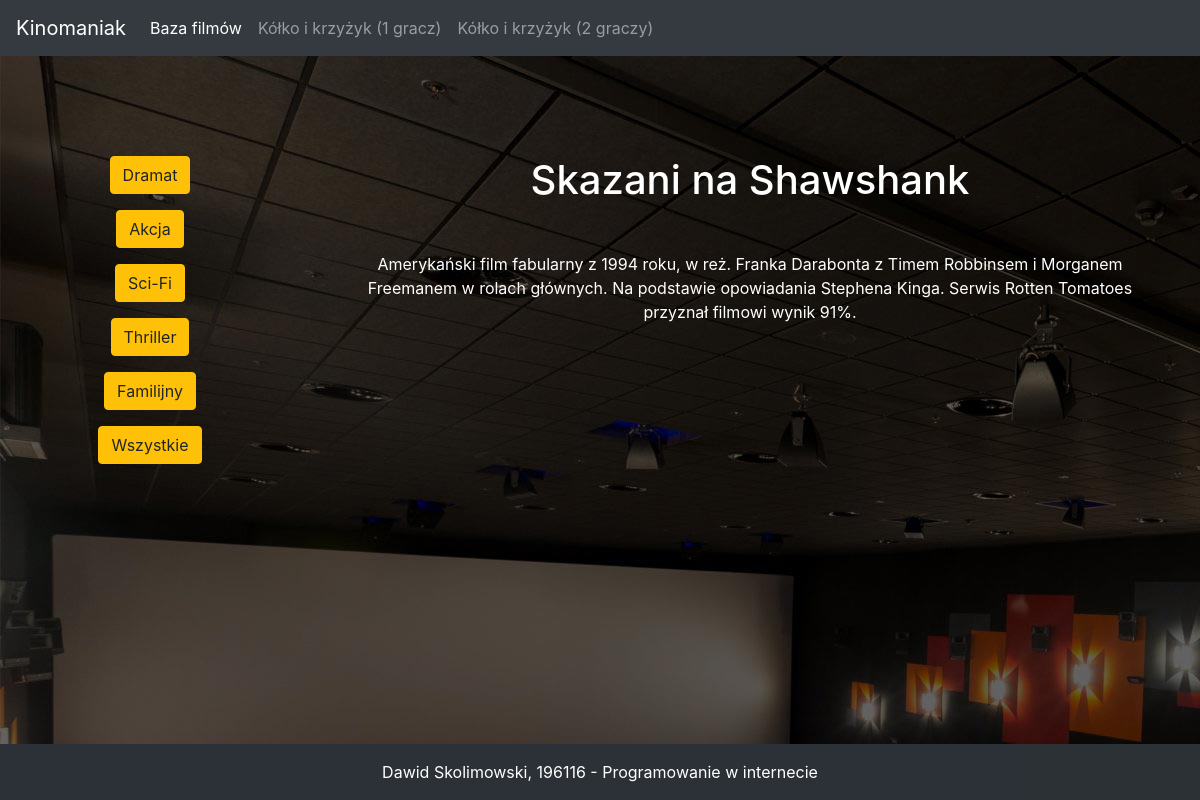
/film/3/, run on the app's committed database.
### Kinomaniak/models.py (models this page shows, shortened)
class Gatunki(models.Model):
    nazwa = models.CharField(max_length=100)

class Filmy(models.Model):
    nazwa = models.CharField(max_length=100)
    opis = models.TextField(blank=True)
    gatunek = models.ForeignKey(Gatunki, on_delete=models.CASCADE)

### Kinomaniak/views.py (the view)
# urls.py: path('film/<id>/', film)
def film(request, id):
    film_wybrany = Filmy.objects.get(pk=id)
    gatunki = Gatunki.objects.all()
    dane = {'film_wybrany' : film_wybrany,
            'gatunki': gatunki}
    return render(request, 'film.html', dane)

### Kinomaniak/templates/film.html
{% extends 'baza.html' %}
{% block wynik %}
    {% if film_wybrany %}
        <h1> {{ film_wybrany.nazwa }} </h1>
        <p class="m-5"> {{ film_wybrany.opis }} </p>
    {% else %}
        <p>ERROR 404 - nie znaleziono filmu</p>
    {% endif %}
{% endblock %}

### Kinomaniak/templates/baza.html (shortened to what this page needs)
{% load static %}
<html lang="pl">
<head>
    <link rel="stylesheet" href="https://stackpath.bootstrapcdn.com/bootstrap/4.1.3/css/bootstrap.min.css">
</head>
<body>
    <div class="tlo bg-image">
        <nav class="navbar navbar-expand-lg navbar-dark bg-dark">
          <a class="navbar-brand" href="/index.html">Kinomaniak</a>
          <div class="collapse navbar-collapse" id="navbarNav">
            <ul class="navbar-nav">
              <li class="nav-item active">
                <a class="nav-link" href="/baza.html">Baza filmów  <span class="sr-only">(current)</span></a>
              </li>
              <li class="nav-item">
                <a class="nav-link" href="/tictactoesp.html">Kółko i krzyżyk (1 gracz)</a>
              </li>
              <li class="nav-item">
                <a class="nav-link" href="/tictactoemp.html">Kółko i krzyżyk (2 graczy)</a>
              </li>
            </ul>
          </div>
        </nav>
        <div class="lista text-center text-white" style="width: 25%; float: left">
            {% for i in gatunki %}
                <p><a href="/gatunek/{{ i.id }}/" class="btn btn-warning">{{ i.nazwa }}</a></p>
            {% endfor %}
            <p><a href="/gatunek/all/" class="btn btn-warning">Wszystkie</a></p>
        </div>
        <div class="lista text-center text-white" style="width: 75%; float: left">
            {% block wynik %} <h1>Wybierz gatunek z listy po lewej</h1> {% endblock wynik %}
        </div>
        <footer class="bg-dark text-center text-white fixed-bottom">
          <div class="text-center p-3" style="background-color: rgba(0, 0, 0, 0.15);">
            Dawid Skolimowski, 196116 - Programowanie w internecie
          </div>
        </footer>
    </div>
</body>
</html>

### data on the page
Gatunki: nazwa "Dramat"
Gatunki: nazwa "Akcja"
Gatunki: nazwa "Sci-Fi"
Gatunki: nazwa "Thriller"
Gatunki: nazwa "Familijny"
Filmy: nazwa "Skazani na Shawshank", opis "Amerykański film fabularny z 1994 roku, w reż. Franka Darabonta z Timem Robbinsem i Morganem Freemanem w rolach głównych. Na podstawie opowiadania Stephena Kinga. Serwis Rotten Tomatoes przyznał filmowi wynik 91%."
